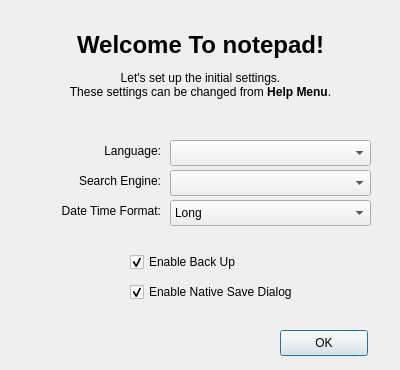
<?xml version="1.0" encoding="UTF-8"?>
<ui version="4.0">
 <class>WelcomeDialog</class>
 <widget class="QDialog" name="WelcomeDialog">
  <property name="geometry">
   <rect>
    <x>0</x>
    <y>0</y>
    <width>400</width>
    <height>370</height>
   </rect>
  </property>
  <property name="windowTitle">
   <string>Welcome</string>
  </property>
  <widget class="QLabel" name="label">
   <property name="geometry">
    <rect>
     <x>10</x>
     <y>10</y>
     <width>381</width>
     <height>111</height>
    </rect>
   </property>
   <property name="text">
    <string>&lt;h1&gt;Welcome To notepad!&lt;/h1&gt;
Let's set up the initial settings.&lt;br&gt;
These settings can be changed from &lt;b&gt;Help Menu&lt;/b&gt;.</string>
   </property>
   <property name="alignment">
    <set>Qt::AlignCenter</set>
   </property>
  </widget>
  <widget class="QLabel" name="label_2">
   <property name="geometry">
    <rect>
     <x>20</x>
     <y>140</y>
     <width>141</width>
     <height>21</height>
    </rect>
   </property>
   <property name="text">
    <string>Language:</string>
   </property>
   <property name="alignment">
    <set>Qt::AlignRight|Qt::AlignTrailing|Qt::AlignVCenter</set>
   </property>
  </widget>
  <widget class="QComboBox" name="LanguageCombo">
   <property name="geometry">
    <rect>
     <x>170</x>
     <y>140</y>
     <width>201</width>
     <height>26</height>
    </rect>
   </property>
  </widget>
  <widget class="QLabel" name="label_3">
   <property name="geometry">
    <rect>
     <x>20</x>
     <y>170</y>
     <width>141</width>
     <height>21</height>
    </rect>
   </property>
   <property name="text">
    <string>Search Engine:</string>
   </property>
   <property name="alignment">
    <set>Qt::AlignRight|Qt::AlignTrailing|Qt::AlignVCenter</set>
   </property>
  </widget>
  <widget class="QComboBox" name="SearchEngineCombo">
   <property name="geometry">
    <rect>
     <x>170</x>
     <y>170</y>
     <width>201</width>
     <height>26</height>
    </rect>
   </property>
  </widget>
  <widget class="QLabel" name="label_4">
   <property name="geometry">
    <rect>
     <x>20</x>
     <y>200</y>
     <width>141</width>
     <height>21</height>
    </rect>
   </property>
   <property name="text">
    <string>Date Time Format:</string>
   </property>
   <property name="alignment">
    <set>Qt::AlignRight|Qt::AlignTrailing|Qt::AlignVCenter</set>
   </property>
  </widget>
  <widget class="QComboBox" name="DateTimeFormatCombo">
   <property name="geometry">
    <rect>
     <x>170</x>
     <y>200</y>
     <width>201</width>
     <height>26</height>
    </rect>
   </property>
   <item>
    <property name="text">
     <string>Long</string>
    </property>
   </item>
   <item>
    <property name="text">
     <string>Short</string>
    </property>
   </item>
  </widget>
  <widget class="QCheckBox" name="EnableBackUpCheck">
   <property name="geometry">
    <rect>
     <x>130</x>
     <y>250</y>
     <width>251</width>
     <height>24</height>
    </rect>
   </property>
   <property name="text">
    <string>Enable Back Up</string>
   </property>
   <property name="checked">
    <bool>true</bool>
   </property>
  </widget>
  <widget class="QCheckBox" name="EnableNativeSaveDialog">
   <property name="geometry">
    <rect>
     <x>130</x>
     <y>280</y>
     <width>251</width>
     <height>24</height>
    </rect>
   </property>
   <property name="text">
    <string>Enable Native Save Dialog</string>
   </property>
   <property name="checked">
    <bool>true</bool>
   </property>
  </widget>
  <widget class="QPushButton" name="OkButton">
   <property name="geometry">
    <rect>
     <x>280</x>
     <y>330</y>
     <width>88</width>
     <height>26</height>
    </rect>
   </property>
   <property name="text">
    <string>OK</string>
   </property>
  </widget>
 </widget>
 <resources/>
 <connections/>
</ui>
